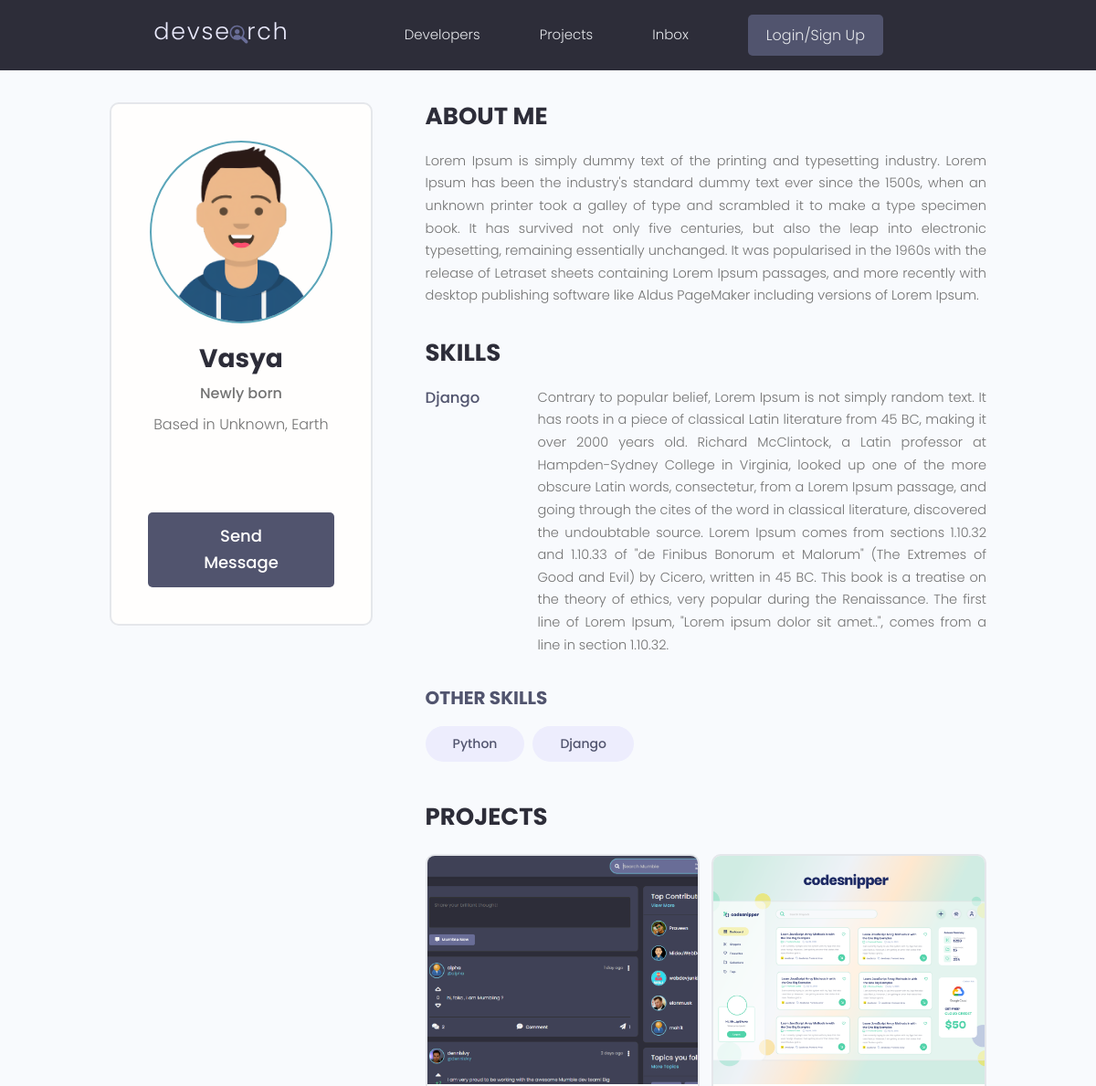
/profile/8439569e-096a-4de1-8c6f-277f4591e6e5/ (upper part), run on an earlier commit of the app's database.
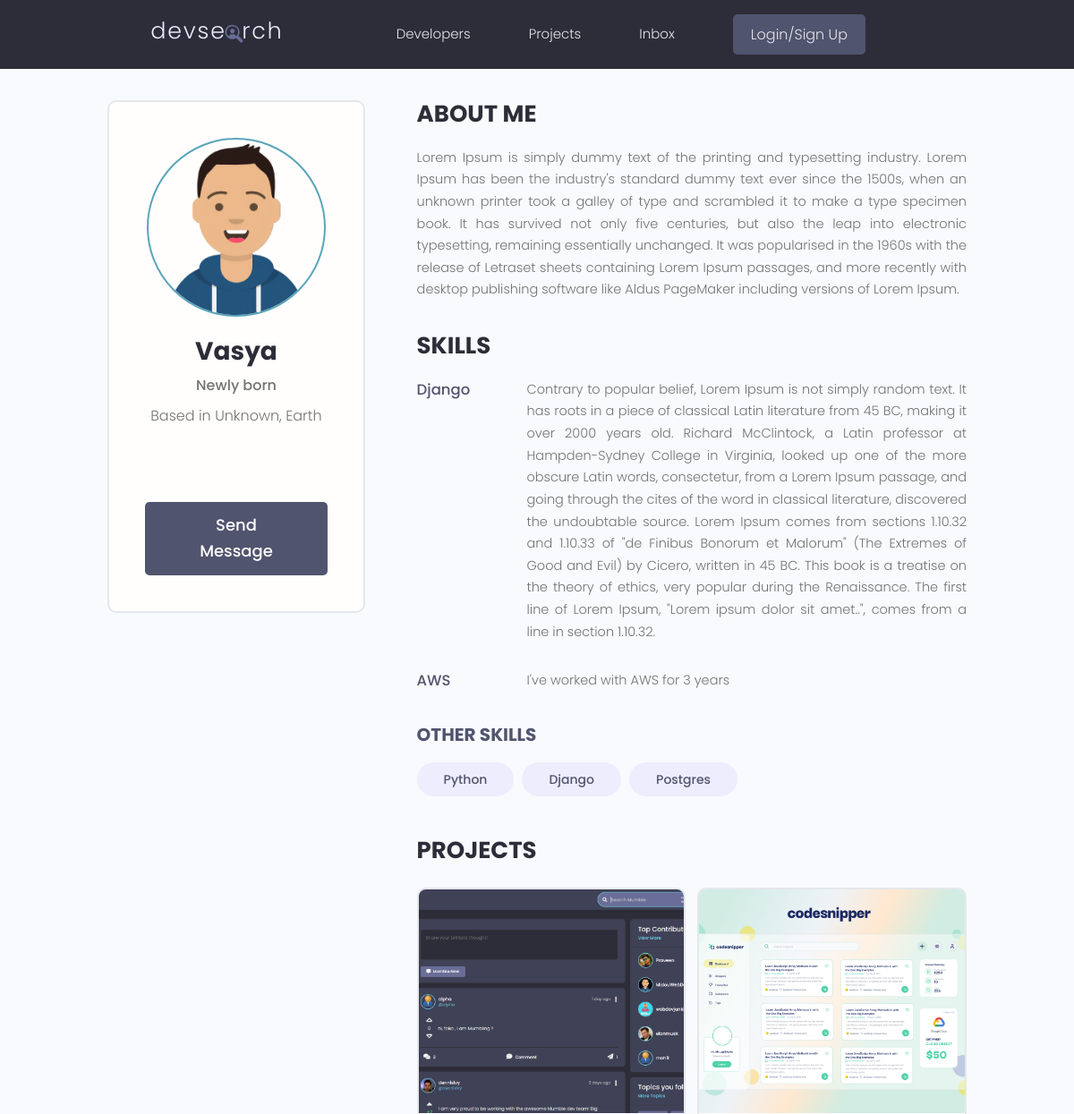
And on a later commit of the database.
### users/models.py (models this page shows, shortened)
class Skill(models.Model):
    owner = models.ForeignKey(Profile, blank=True, null=True, on_delete=models.CASCADE)
    name = models.CharField(max_length=200, blank=True, null=True)
    description = models.TextField(blank=True, null=True)
    created = models.DateTimeField(auto_now_add=True)
    id = models.UUIDField(
        default=uuid.uuid4, unique=True, primary_key=True, editable=False
    )

### projects/models.py (models this page shows, shortened)
class Project(models.Model):
    owner = models.ForeignKey(Profile, null=True, blank=True, on_delete=models.SET_NULL)
    title = models.CharField(max_length=200)
    description = models.TextField(
        null=True, blank=True
    )  # null and blank True means filling the description is not a must
    featured_image = models.ImageField(null=True, blank=True, default="default.jpg")
    demo_link = models.CharField(max_length=2000, null=True, blank=True)
    source_link = models.CharField(max_length=2000, null=True, blank=True)
    tags = models.ManyToManyField("Tag", blank=True)
    vote_total = models.IntegerField(default=0, null=True, blank=True)
    vote_ratio = models.IntegerField(default=0, null=True, blank=True)
    created = models.DateTimeField(auto_now_add=True)
    id = models.UUIDField(
        default=uuid.uuid4, unique=True, primary_key=True, editable=False
    )
    class Meta:
        ordering = ['created'] # in ordering if we put dash (-), it will reverse it. Meaning it will go from newest to the latest

### users/views.py (the view)
# urls.py: path("profile/<str:pk>/", views.userProfile, name="user-profile"),
def userProfile(request, pk):
    profile = Profile.objects.get(id=pk)
    topSkills = profile.skill_set.exclude(description__exact="")
    otherSkills = profile.skill_set.filter(description="")
    context = {"profile": profile, "topSkills": topSkills, "otherSkills": otherSkills}
    return render(request, "users/user-profile.html", context)

### projects/models.py (called while the page is built)
    def __str__(self):
        return self.name

### users/templates/users/user-profile.html (shortened to what this page needs)
{% extends 'main.html' %}
{% block content %}
<main class="profile my-md">
    <div class="container">
        <div class="layout">
            <div class="column column--1of3">
                <div class="card text-center">
                    <div class="card__body dev">
                        <img class="avatar avatar--xl" src="{{ profile.profile_image.url }}" />
                        <h2 class="dev__name">{{profile.name}}</h2>
                        <p class="dev__title">{{profile.short_intro}}</p>
                        <p class="dev__location">Based in {{profile.location}}</p>
                        <ul class="dev__social">
                        </ul>
                        <a href="#" class="btn btn--sub btn--lg">Send Message </a>
                    </div>
                </div>
            </div>
            <div class="column column--2of3">
                <div class="devInfo">
                    <h3 class="devInfo__title">About Me</h3>
                    <p class="devInfo__about">{{profile.bio}}</p>
                </div>
                <div class="devInfo">
                    <h3 class="devInfo__title">Skills</h3>
                    <div class="devInfo__skills">
                        {% for skill in topSkills %}
                        <div class="devSkill">
                            <h4 class="devSkill__title">{{skill.name}}</h4>
                            <p class="devSkill__info">{{skill.description}}</p>
                        </div>
                        {% endfor %}
                        <h3 class="devInfo__subtitle">Other Skills</h3>
                        <div class="devInfo__otherSkills">
                            {% for skill in otherSkills %}
                            <span class="tag tag--pill tag--sub tag--lg">
                                <small>{{skill.name}}</small>
                            </span>
                            {% endfor %}
                        </div>
                    </div>
                </div>
                <div class="devInfo">
                    <h3 class="devInfo__title">Projects</h3>
                    <div class="grid grid--two">
                        {% for project in profile.project_set.all %}
                        <div class="column">
                            <div class="card project">
                                <a href="{% url 'project' project.id %}" class="project">
                                    <img class="project__thumbnail" src="{{ project.featured_image.url }}"
                                        alt="project thumbnail" />
                                </a>
                            </div>
                        </div>
                        {% endfor %}
                    </div>
                </div>
            </div>
        </div>
    </div>
</main>
{% endblock content %}

What changed in the data, as far as the page shows it:
added Skill: name "AWS", description "I've worked with AWS for 3 years", shown under "SKILLS"
added Skill: name "Postgres", shown under "OTHER SKILLS"
